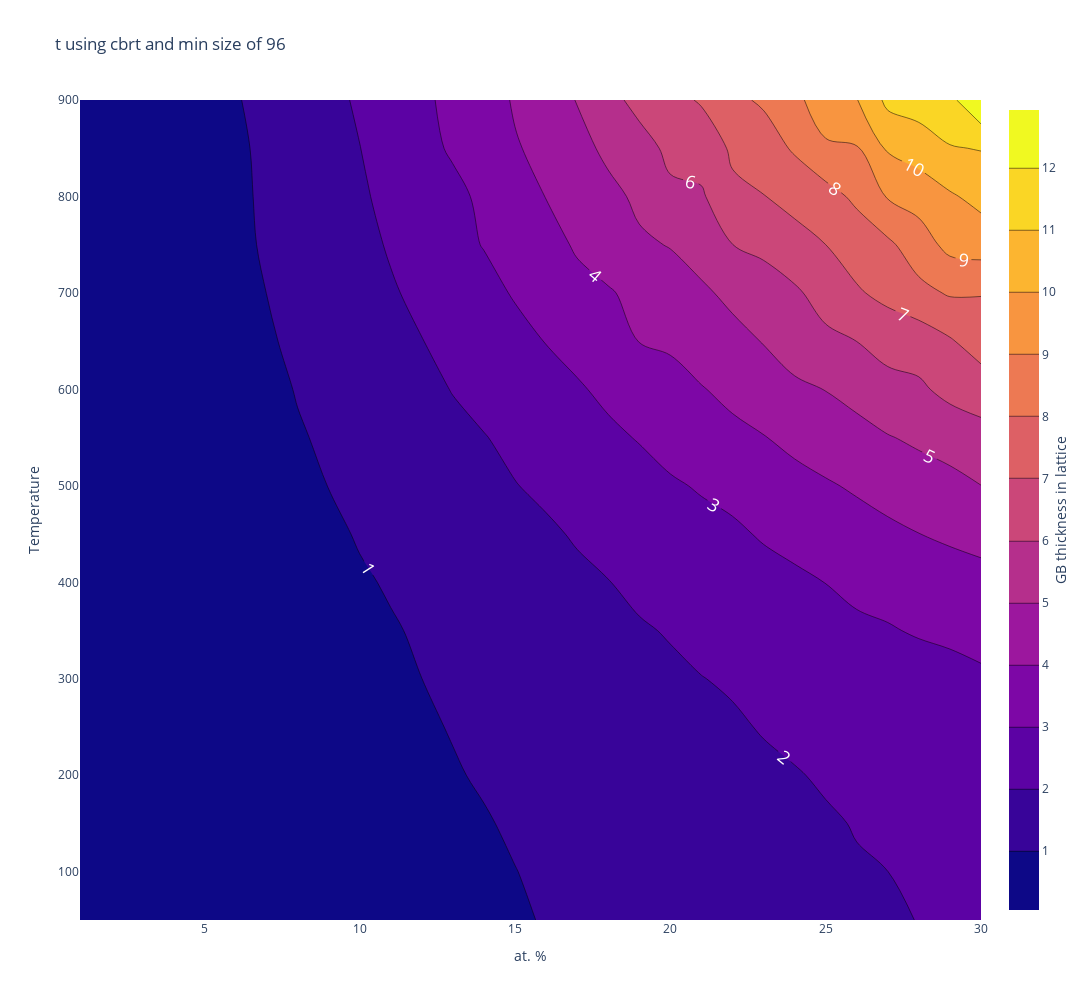

This figure's notebook cell:
### Code cell
fig = go.FigureWidget(data =
    go.Contour(
        z=chunks(t_cbrt1,30),
        y=np.array(range (50,950,50)),
        x=np.array(range (1,31)),
        colorscale="plasma",
         colorbar=dict(
            title='GB thickness in lattice', # title here
            titleside='right'
            )
        ,contours=dict(
#             start=0,
#             end=5,
#              size=.25,
            showlabels = True, # show labels on contours
            labelfont = dict( # label font properties
                size = 18,
                color = 'white',
            )),
#         contours_coloring='heatmap'
    ))
fig.update_layout(title_text='t using cbrt and min size of 96',
                 xaxis_title='at. %',
                 yaxis_title='Temperature')
fig.update_layout(
    autosize=False,
    width=1200,
    height=1000,
)

fig.show()

### Figure 1 — Plotly figure (JSON) as saved in the notebook; plotly's stock layout.template omitted (floating-point values rounded to 4 significant figures; data arrays with more than 128 entries replaced by an {"elided": "..."} marker saying what was removed)
{"data": [{"autocontour": true, "colorbar": {"title": {"side": "right", "text": "GB thickness in lattice"}}, "colorscale": [[0, "#0d0887"], [0.1111, "#46039f"], [0.2222, "#7201a8"], [0.3333, "#9c179e"], [0.4444, "#bd3786"], [0.5556, "#d8576b"], [0.6667, "#ed7953"], [0.7778, "#fb9f3a"], [0.8889, "#fdca26"], [1, "#f0f921"]], "contours": {"end": 12, "labelfont": {"color": "white", "size": 18}, "showlabels": true, "size": 1, "start": 1}, "type": "contour", "uid": "c4d2311e-c9e2-4f2c-b92f-1648b2a5d6e1", "x": [1, 2, 3, 4, 5, 6, 7, 8, 9, 10, 11, 12, 13, 14, 15, 16, 17, 18, 19, 20, 21, 22, 23, 24, 25, 26, 27, 28, 29, 30], "y": [50, 100, 150, 200, 250, 300, 350, 400, 450, 500, 550, 600, 650, 700, 750, 800, 850, 900], "z": {"elided": "18x30 float values"}}], "layout": {"autosize": false, "height": 1000, "title": {"text": "t using cbrt and min size of 96"}, "width": 1200, "xaxis": {"autorange": true, "range": [1, 30], "title": {"text": "at. %"}, "type": "linear"}, "yaxis": {"autorange": true, "range": [50, 900], "title": {"text": "Temperature"}, "type": "linear"}}}
